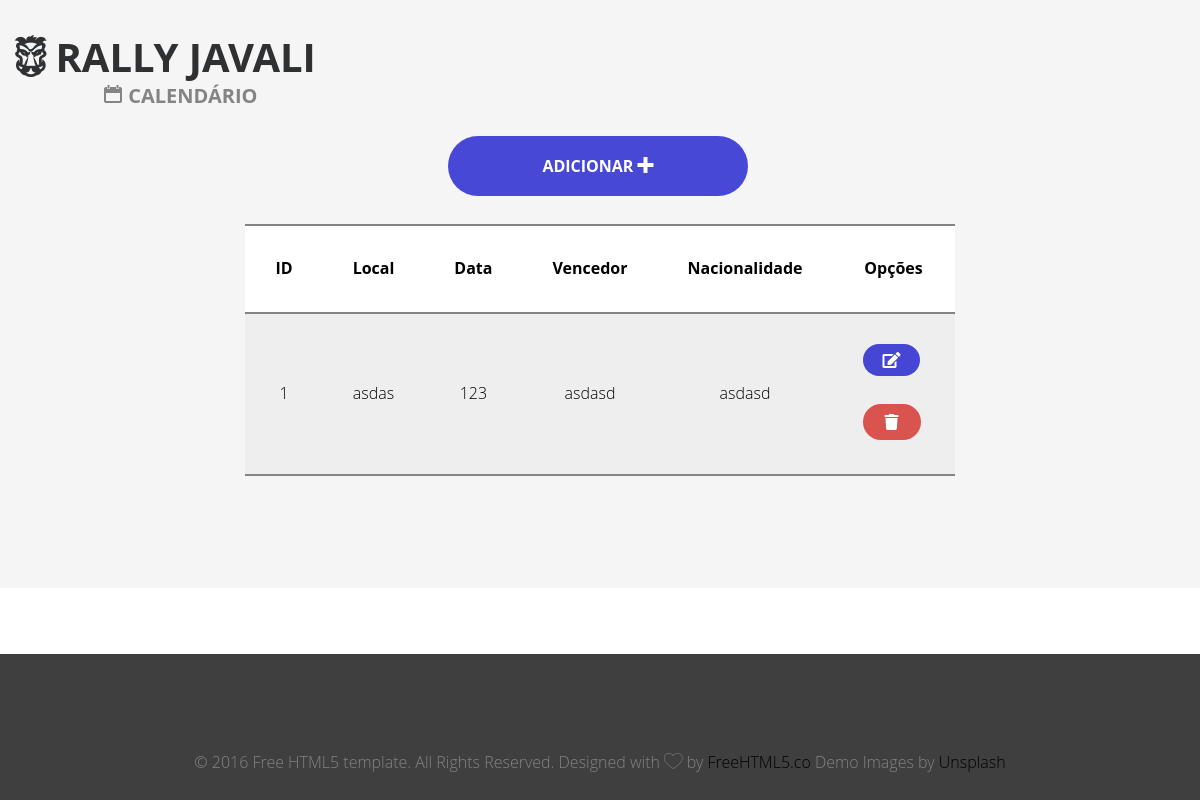
The page /Admin/calendario.php on the database its author committed.
### tables this page shows
CREATE TABLE `calendario`  (
  `calendarioId` int(11) NOT NULL,
  `calendarioNome` varchar(45) NOT NULL,
  `calendarioData` varchar(45) NOT NULL,
  `calendarioVencedor` varchar(45) NOT NULL,
  `calendarioNacionalidade` varchar(10) NOT NULL,
  PRIMARY KEY (`calendarioId`) USING BTREE
);

### Admin/calendario.php (the view, shortened to what this page needs)
<?php
include_once("Includes/body.inc.php");
$con = mysqli_connect(HOST, USER, PWD, DATABASE);
$sql ="select * from calendario;";
$result = mysqli_query($con, $sql);
?>
    <div id="fh5co-content-section" class="fh5co-section-gray"><p></p>
        <div class="container">
            <div class="row">
                <a class="sub-title-admin"><i class="icon-calendar3"></i><strong> Calendário</strong></a>
                <div class="col text-center">
                    <div class="desc animate-box">
                        <button class="btn btn-primary" style="height: 60px; width: 300px" onclick="location.href='adicionar_calendario.php'"><strong>ADICIONAR </strong></a><i class="icon-plus3"></i></button>
                    </div>
                </div>
            </div>
        </div>
        <div class="active">
            <div class="container">
                <div class="row">
                    <div class="desc animate-box">
                        <table id="t01">
                            <tbody>
                            <tr>
                                <th><a class="nolink"><strong>ID </strong></a></th>
                                <th><a class="nolink"><strong>Local </strong></a></th>
                                <th><a class="nolink"><strong>Data </strong></a></th>
                                <th><a class="nolink"><strong>Vencedor </strong></a></th>
                                <th><a class="nolink"><strong>Nacionalidade </strong></a></th>
                                <th><a class="nolink"><strong> Opções </strong></a></th>
                            </tr>
                            <?php
                            while ($dados = mysqli_fetch_array($result)) {
                            ?>
                            <tr class="active" data-number="1">
                                <td><a class="nolink"><?php echo $dados['calendarioId'] ?></a></td>
                                <td><a class="nolink"><?php echo $dados['calendarioNome'] ?></a></td>
                                <td><a class="nolink"><?php echo $dados['calendarioData'] ?></a></td>
                                <td><a class="nolink"><?php echo $dados['calendarioVencedor'] ?></a></td>
                                <td><a class="nolink"><?php echo $dados['calendarioNacionalidade'] ?></a></td>
                                <td><a href="editar_calendario.php"> <i class="btn btn-primary fas fa-edit text-primary"></i></a><p></p>
                                    <a href="eliminar_calendario.php" onclick=""> <i class="btn btn-danger fas fa-trash  text-danger" ></i> </a></td>
                            </tr>
                                <?php
                            }
                            ?>
                            </tbody>
                        </table>
                    </div>
                </div>
            </div>
        </div>
    </div>

### Admin/css/icomoon.css (style rules this page uses)
[class^="icon-"], [class*=" icon-"] { font-family: 'icomoon' !important; speak: none; font-style: normal; font-weight: normal; font-variant: normal; text-transform: none; line-height: 1; -webkit-font-smoothing: antialiased; -moz-osx-font-smoothing: grayscale; }
.icon-calendar3:before { content: "\e97a"; }
.icon-plus3:before { content: "\ebc8"; }

### Admin/css/style.css (style rules this page uses)
body { font-family: "Open Sans", Arial, sans-serif; line-height: 1.6; font-size: 16px; background: #fff; color: #848484; font-weight: 300; overflow-x: hidden; }
a { color: #000000; -webkit-transition: 0.5s; -o-transition: 0.5s; transition: 0.5s; }
#fh5co-work-section, #fh5co-services-section, #fh5co-content-section, #fh5co-work-section_2, #fh5co-blog-section, #fh5co-features { padding: 7em 0; }
.fh5co-section-gray { background: rgba(0, 0, 0, 0.04); }
.btn { margin-right: 4px; margin-bottom: 4px; font-family: "Open Sans", Arial, sans-serif; font-size: 16px; font-weight: 100; -webkit-border-radius: 30px; -moz-border-radius: 30px; -ms-border-radius: 30px; border-radius: 30px; -webkit-transition: 0.5s; -o-transition: 0.5s; transition: 0.5s; padding: 8px 20px; }
.btn-primary { background: rgba(0, 4, 202, 0.71); color: #fff; border: rgba(0, 4, 202, 0.71); }
.btn-danger { background: #d9534f; color: #fff; border: 2px solid #d9534f; }
.js .animate-box { opacity: 0; }
.sub-title-admin { position: absolute; top: 80px; left: 103px; font-size: 20px; text-transform: uppercase; font-weight: 400; color: #848484; }

### Admin/Includes/body.inc.php (style rules this page uses)
table, th, td { margin-left: auto; margin-right: auto; border: 2px solid #848484; border-collapse: collapse; border-right: none; border-left: none; }
th, td { padding: 30px; text-align: center; }
table#t01 tr:nth-child(even) { background-color: #eee; }
table#t01 tr:nth-child(odd) { background-color: #fff; }
table#t01 th { background-color: White; color: white; }

### rows shown on the page
calendario: calendarioId "1", calendarioNome "asdas", calendarioData "123", calendarioVencedor "asdasd", calendarioNacionalidade "asdasd"
